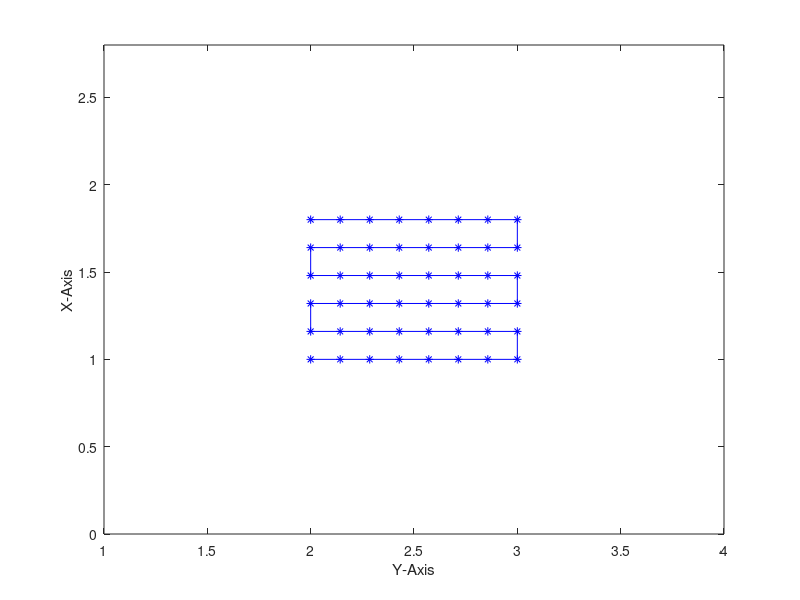

Write the MATLAB code that produced this figure. (Note: this script raises an error after producing the figure.)
%--------------------------------------------------------------------------
%
% File Name:      generateTestFlightPath.m
% Date Created:   2015/07/13
% Date Modified:  2015/07/13
%
% Author:         Eric Cristofalo
% Contact:        eric.cristofalo@gmail.com
%
% Description:    Generate 'lawnmower' flight path waypoints for quadrotor
%
% Inputs:
%
% Outputs:
%
% Example:
%
%--------------------------------------------------------------------------

% Define Grid Parameters
% startPos = [0.4;1.46;-1.8;0;0;0]; 
% gridSize = [2,2]; % [x-direction, y-direction]
% startPos = [0.9;1.96;-1.8;0;0;0]; 
% gridSize = [1,1]; % [x-direction, y-direction]
startPos = [1.0;2.00;-0.6;0;0;-pi/4]; 
gridSize = [0.8,1]; % [x-direction, y-direction]

nx = 6; % number of waypoints in x-direction
ny = 8; % number of waypoints in y-direction
stepx = gridSize(1)/(nx-1); % step size in x-direction
stepy = gridSize(2)/(ny-1); % step size in y-direction

% Calculate All Waypoints
waypoints = zeros(6,nx*ny);
ind = 1;
dir = 1;
for i = 1:nx
   for j = 1:ny
      % Start Location
      if j==1
         if i==1
            waypoints(:,ind) = startPos;
         else
            waypoints(:,ind) = waypoints(:,ind-1)+[stepx;0;0;0;0;0];
         end
      else
         waypoints(:,ind) = waypoints(:,ind-1)+dir*[0;stepy;0;0;0;0];
      end
      ind = ind+1;
   end
   dir = -dir;
end

% Display Waypoints
figure(1); plot(waypoints(2,:),waypoints(1,:),'b*-');
xlabel('Y-Axis'); ylabel('X-Axis');
axis([startPos(2)-1,startPos(2)+gridSize(2)+1,...
   startPos(1)-1,startPos(1)+gridSize(1)+1]);

% Assign Waypoints to Text File
fileID = fopen('/Users/ericcristofalo/Desktop/waypointList.txt','w');
for i = 1:size(waypoints,2)
   for j = 1:size(waypoints,1)
      curText = waypoints(j,i)';
      fprintf(fileID,'%0.3f ',curText);
   end
   fprintf(fileID,'\n');
end
fclose(fileID);












